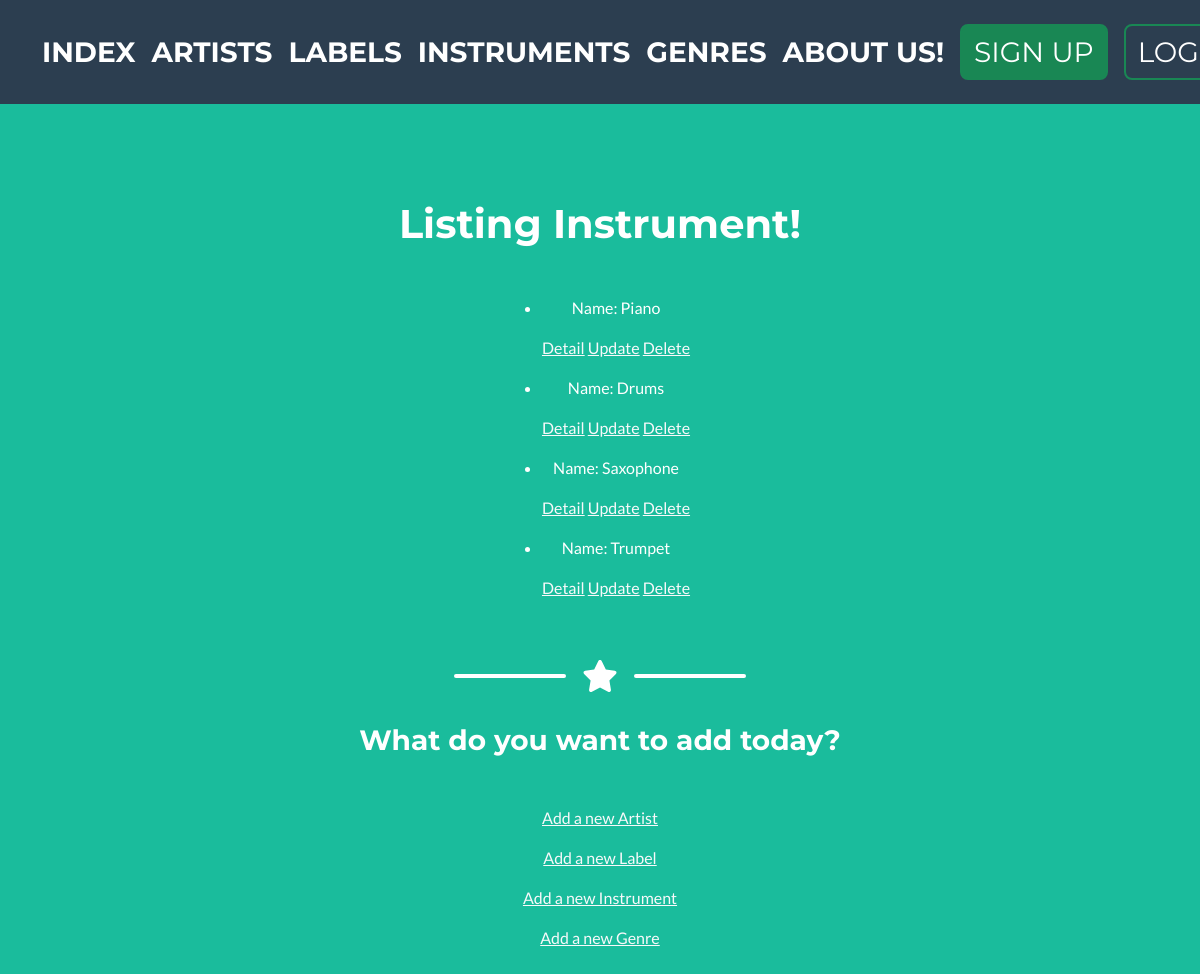
Screenshot of /App1/listInstrument/ with the database file from the repository.
### App1/models.py (models this page shows, shortened)
class Instrument(models.Model):
    name=models.CharField(max_length=40)
    type=models.CharField(max_length=40)
    description= models.TextField()
    img = models.ImageField(null=True, blank=True)

### App1/views.py (the view)
# urls.py: path('listInstrument/', views.InstrumentList.as_view(), name='listInstrument'),
class InstrumentList(ListView):
    model = Instrument
    template_name = "App1/listInstrument.html"

### App1/templates/App1/listInstrument.html
{% extends 'App1/father2.html' %}
{% load static %}
{% block changingContent %}
<h1 class="mb-5">Listing Instrument!</h1>
<ul>
    {% for instrument in object_list %}
        <li>
            <p>Name: {{instrument.name}}</p>
            <p>
                    <a class="btn-outline-light mb-3" href="{% url 'InstrumentDetail' instrument.id %}">Detail</a>
                    <a class="btn-outline-light mb-3" href="{% url 'InstrumentUpdate' instrument.id %}">Update</a>
                    <a class="btn-outline-light mb-3" href="{% url 'InstrumentDelete' instrument.id %}">Delete</a>
            </p>
        </li>
    {% endfor %}
</ul>
{% endblock %}

### rows the page displays
Instrument: name "Piano"
Instrument: name "Drums"
Instrument: name "Saxophone"
Instrument: name "Trumpet"
